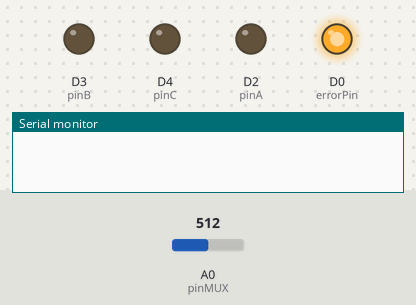
Bench run of a sketch on a simulated ESP8266 (NodeMCU). On the bench: output pins drawn as LEDs (lit = HIGH), the last lines printed to the serial monitor. Inputs (shaded band) come from the test bench; at power-on: A0 (pinMUX) = 512. WiFi joins after 1.5 s; servers stay silent unless stated; a WiFi scan finds three made-up networks.

Above: at 0.1 s.
At 1.5 s:
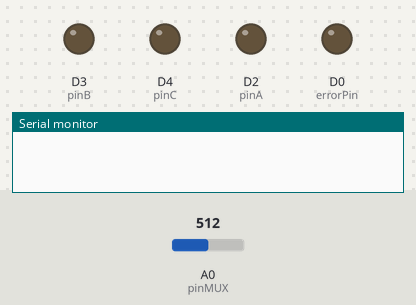
At 3.7 s:
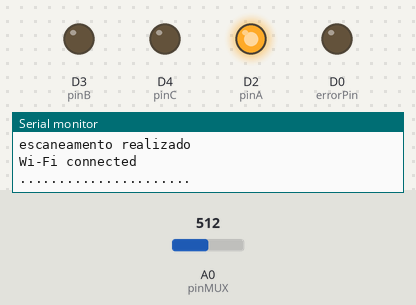
Timing chart, 0 to 5.2 s (numbered marks = the images above):
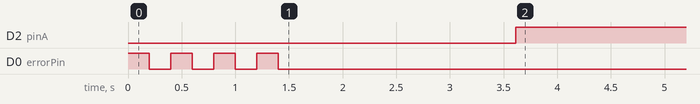

Measured:
- by itself, D2 (pinA): LOW → HIGH at 3.6 s

The sketch:

ESTACAO_002.ino
```cpp
/*
 CapibaLabs
 ================================================================================================
 Autor    : Michel Nascimento
 E-mail   : mhsn@a.recife.ifpe.edu.br
 Data     : 14/05/2017
 Titulo   : Comunicacao NodeMCU-Servidor UV-CO-Luminosidade
 ================================================================================================
 Autor    : Arthur Castro
 E-mail   : alc@a.recife.ifpe.edu.br
 Data     : 13/09/2017
 Titulo   : Construção do hardware, Leitura de Sensores e multiplexação da entrada analógica
 ================================================================================================
 */

// Bibliotecas
#include <ESP8266WiFi.h>

#define pinC D4
#define pinB D3
#define pinA D2

// Variável armazena saída analógica para os sensores analógicos
#define pinco 0
#define pinuv 1
#define pinldr 2

// Valores de proporções do map-mux
#define prop1 1
#define prop2 988

// Variavel para indicar status defuncionamento
#define errorPin 16

const int sleep_time = 20;

// Cria o client para atribuições wifi
WiFiClient client;

// Variaveis que armazenam SSID e password da rede wifi
const char* ssid = "AP_RNP";
const char* password = "rnp@1fp3";

// SETUP
void setup()
{
  pinMode(pinC,OUTPUT);
  pinMode(pinB,OUTPUT);
  pinMode(pinA,OUTPUT);


// Configura o led de status
  pinMode(errorPin, OUTPUT);

// Flash do led para indicar inicio da operação
  for (int i = 0; i < 4; i++)
  {
    digitalWrite(errorPin , HIGH);
    delay(200);
    digitalWrite(errorPin , LOW);
    delay(200);
  }

  // Inicia comunicação serial
  Serial.begin(115200);

  // Delay apenas para início seguro do sensor sht
  delay(10);

  // Mensagens para aviso de conexão com a rede
  Serial.println("");
  Serial.println("");
  Serial.print("Conectando à rede ");
  Serial.println(ssid);

  // Método para escanear redes wifi próximas
  int n = WiFi.scanNetworks();

  Serial.println("escaneamento realizado");
  if (n == 0)
  {
    Serial.println("Nenhuma rede foi encontrada");
    Serial.println("Sleep");
  }

  // Caso haja rede, conecta com a wifi
  WiFi.begin(ssid, password);

  // Conexão realizada
  Serial.println("");
  Serial.println("Wi-Fi connected");
}

// Fim do setup

/* Variáveis para guardar valor da porta analógica
 e Percentual de calibração do ldr */
  int lum;
  float lumP;

/* Variáveis reservadas para medições de CO */
  int co_analog;
  // Resistência de carga
  int mqR = 10000;
  // Resistência de superfície
  float rS;
  /*
     * r0 - Parâmetro definido no esquema de calibração do sensor,
     * Uso de método de calibração adequado
     * às condições
     */
    float r0 = 1211.39;

/* Variáveis do sensor de UV*/
float uv_analog;
String UVIndex;
// Atribuição do ip do servidor
char server[] = {"192.168.127.14"};
int port = 80;

// Limite de intervalo entre conexões
unsigned long lastConnectionTime = 0;
const unsigned long postingInterval = 10L * 1000L;
 int uv, ldr;
 float co;
// Função para transmissão dos dados do sensor
void transmitSensorData()
{
  // Leitura dos dados do client
  while (client.available())
  {
    char c = client.read();
    Serial.write(c);
  }

  if (millis() - lastConnectionTime > postingInterval)
  {
    // Para a conexão com o client
    client.stop();

    // Variáveis a serem passadas por parãmetro no método GET
    String requestData = "co=" + String(co);
    String requestData1 = "uv=" + UVIndex;
    String requestData2 = "luminosidade=" + String(lumP);

    // Preparação para envio dos dados via GET
    if (client.connect(server, port))
    {
      // Se ocorreu a coexão com o servidor
      Serial.println("[INFO] Servidor conectado - GET iniciado");

      // Fazendo HTTP request:

      // Passagem do GET direcionado ao arquivo de tratamento
      client.println("GET /node-server/estacao2.php?" + requestData + "&" + requestData1 + "&" + requestData2 + " HTTP/1.1");
      client.println("Host: " + String(server));
      client.println("Connection: close");
      client.println();

      lastConnectionTime = millis();

      Serial.println("[INFO] GET Realizado");
    }
    else
    {
      // Conexão com o servidor falhou
      Serial.println("[ERROR] Conexão falhou.....");
    }
  }

  Serial.println("......................");
}

void loop()
{


  /* Luminosidade */
    ldr = analogReadMUX(pinldr);
    lumP = map(ldr,prop1,prop2,0,100);

  /* Gás CO */
    co_analog = analogReadMUX(pinco);
    // Cálculo do RS
    rS = ((987.0 * mqR) / co_analog) - mqR;

    // Função transformação, definida após processo calibração
    co = exp(log((rS/r0)/20.48)/-0.4687);

    // UV

    int analog_uv = analogReadMUX(pinuv);
    float voltage = (analog_uv * (3.3 / 1023.0))*1000;
    if(voltage<=150)
      {
        UVIndex = "0";
      }else if (voltage>150 && voltage<=227)
      {
        UVIndex = "0";
      }else if (voltage>227 && voltage<=318)
      {
        UVIndex = "1";
      }
      else if (voltage>318 && voltage<=408)
      {
        UVIndex = "2";
      }else if (voltage>408 && voltage<=503)
      {
        UVIndex = "3";
      }
      else if (voltage>503 && voltage<=606)
      {
        UVIndex = "4";
      }else if (voltage>606 && voltage<=696)
      {
        UVIndex = "5";
      }else if (voltage>696 && voltage<=795)
      {
        UVIndex = "6";
      }else if (voltage>795 && voltage<=881)
      {
        UVIndex = "7";
      }
      else if (voltage>881 && voltage<=976)
      {
        UVIndex = "8";
      }
      else if (voltage>976 && voltage<=1079)
      {
        UVIndex = "9";
      }
      else if (voltage>1079 && voltage<=1170)
      {
        UVIndex = "10";
      }else if (voltage>1170)
      {
        UVIndex = "11";
      }
    // Chamada do método de transmissão dos dados
    transmitSensorData();


  // Tempo de espera para cada transmissão
  delay(1000*60*10);
}

 int analogReadMUX(int AX){
  #define pinMUX A0
  pinMode(pinMUX, INPUT);
  unsigned int leitura;

// ---------- Chaveamento do Pino do MUX ----------
  switch(AX){
    case 0:
      digitalWrite(pinC, 0);
      digitalWrite(pinB, 0);
      digitalWrite(pinA, 0);
      break;
    case 1:
      digitalWrite(pinC, 0);
      digitalWrite(pinB, 0);
      digitalWrite(pinA, 1);
      break;
    case 2:
      digitalWrite(pinC, 0);
      digitalWrite(pinB, 1);
      digitalWrite(pinA, 0);
      break;
  }
  leitura = analogRead(pinMUX);
  return leitura;
  }
```
